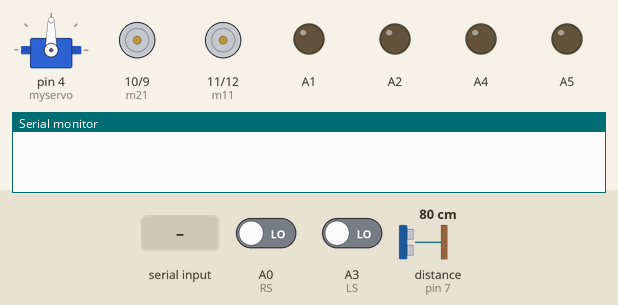
The sketch below on a simulated Arduino Uno, built with avr-gcc and run on an emulated ATmega328P. Shown: servo, motor-driver pin pairs drawn as motors (green arrow = first pin HIGH = forward, orange = second pin HIGH = backward, longer = more drive), output pins drawn as LEDs (lit = HIGH), the last lines printed to the serial monitor. Inputs (shaded band) come from the test bench; at power-on: A0 (RS) LOW, A3 (LS) LOW, distance to the obstacle (sensor on pin 7) 80 cm. The echo pulse lasts 58.3 µs per cm; pins used as bus, display or sensor lines are not drawn.

Above: at 1.2 s.
1.3 s: "C" received over Serial
At 1.4 s:
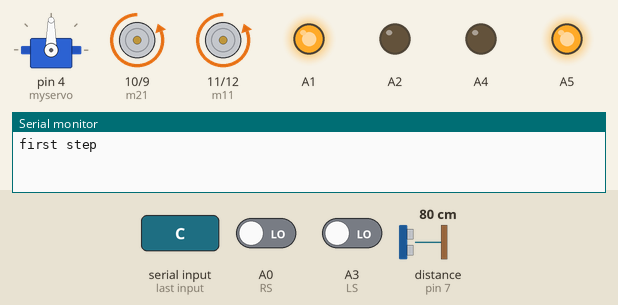
4.3 s: A0 (RS) driven HIGH
At 5.4 s:
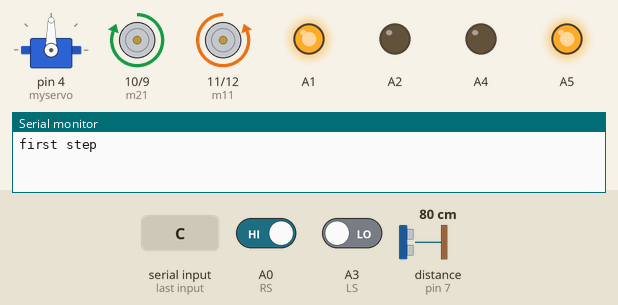
5.8 s: "c" received over Serial
At 6.6 s:
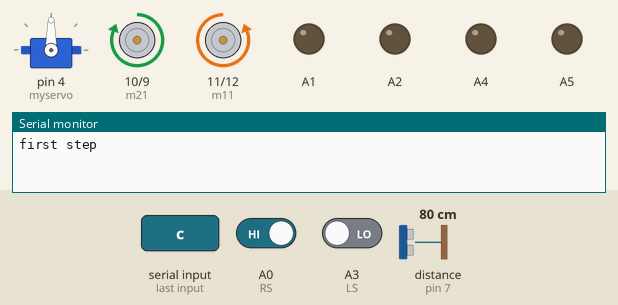
7.3 s: "A" received over Serial
At 8.5 s:
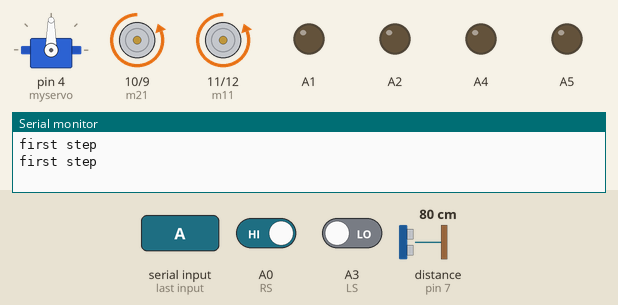
Timing chart, 0 to 10.2 s (numbered marks = the images above; inputs shaded):
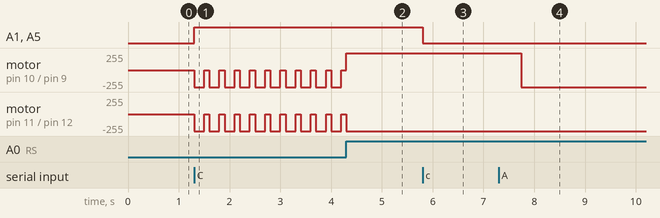

Measured:
- after the input at 1.3 s, A1, A5: LOW → HIGH at once; motor on pin 10 (m21) / pin 9 (m22), motor on pin 11 (m11) / pin 12 (m12): alternates backward 255/255 for 0.20 s and stopped for 0.10 s, starting at once
- after the input at 4.3 s, motor on pin 11 (m11) / pin 12 (m12): goes on until 4.3 s, then stays backward 255/255
- after the input at 5.8 s, A1, A5: HIGH → LOW at once
- after the input at 7.3 s, motor on pin 10 (m21) / pin 9 (m22): forward 255/255 → backward 255/255 after 0.45 s

The sketch:

final_code.ino
```cpp
#include<Servo.h>
const int trigPin = 6;
const int echoPin = 7;
Servo myservo;
#define m11 11
#define m12 12
#define m21 10
#define m22 9
// defines variables
#define LS A3 // left sensor
#define RS A0 // right sensor
long duration,x=0,y=0;
int distance;
void backward()
{
digitalWrite(m11, HIGH);
digitalWrite(m12, LOW);
digitalWrite(m21, HIGH);
digitalWrite(m22, LOW);
}
void right()
{
digitalWrite(m11, LOW);
digitalWrite(m12, HIGH);
digitalWrite(m21, HIGH);
digitalWrite(m22, LOW);
}
void forward()
{
digitalWrite(m11, LOW);
digitalWrite(m12, HIGH);
digitalWrite(m21, LOW);
digitalWrite(m22, HIGH);
}
void left()
{
digitalWrite(m11, HIGH);
digitalWrite(m12, LOW);
digitalWrite(m21, LOW);
digitalWrite(m22, HIGH);
}
void stops()
{
digitalWrite(m11, LOW);
digitalWrite(m12, LOW);
digitalWrite(m21, LOW);
digitalWrite(m22, LOW);
}
int lookRight()
{
    myservo.write(0);
    delay(500);
    int distance = readPing();
    delay(100);
    myservo.write(90);
    return distance;
}

int lookLeft()
{
    myservo.write(180);
    delay(500);
    int distance = readPing();
    delay(100);
    myservo.write(90);
    return distance;
    delay(100);
}
void setup() {
pinMode(LS, INPUT);
pinMode(RS, INPUT);
pinMode(A5,OUTPUT);
pinMode(A4,OUTPUT);
pinMode(A1,OUTPUT);
pinMode(A2,OUTPUT);
pinMode(trigPin, OUTPUT);
pinMode(echoPin, INPUT);
myservo.attach(4);
pinMode(m11, OUTPUT);
pinMode(m12, OUTPUT);
pinMode(m21, OUTPUT);
pinMode(m22, OUTPUT);
Serial.begin(9600);
}
int readPing()
{
  digitalWrite(trigPin, HIGH);
delayMicroseconds(10);
digitalWrite(trigPin, LOW);
long du = pulseIn(echoPin, HIGH);
int d= du*0.034/2;
delay(200);
return d;
}
void A()
{
  for(int i=0;1;i++)
  {
    char data2=Serial.read();
    if(data2=='c')break;
 int distanceR = 0;
 int distanceL =  0;
 delay(40);
  distance=0;
digitalWrite(trigPin, LOW);
delayMicroseconds(2);
myservo.write(90);
distance=readPing();
delay(200);
if(distance<40)
{
   stops();
   delay(100);
   distanceR = lookRight();
  delay(200);
  distanceL = lookLeft();
  delay(200);
if(distanceR>=distanceL)
  {
    right();
    delay(1000);
    forward();
  }else
  {
    left();
    delay(1000);
    forward();
  }
 }
 else
  forward();
}
}
void B()
{
for(int i=0;1;i++)
{
  Serial.println(i);
char data1 = Serial.read();
if(data1=='c')
break;
switch(data1)
{
  case 'f':
     forward();Serial.println("forward press");
     break;
     case 'b':
     backward();
     break;
     case 'l':
     left();
     break;
     case 'r':
     right();
     break;
     case 's':
     stops();
     break;
}
}
}
void C()
{

  digitalWrite(A5,HIGH);
  digitalWrite(A1,HIGH);
digitalWrite(A4, LOW);
digitalWrite(A2, LOW);
for(int i=0;1;i++)
  {
    char data2=Serial.read();
    if(data2=='c')break;
  x=digitalRead(LS);
  y=digitalRead(RS);
if(!x && !y)
{ forward(); delay(200); stops();}
if(!x && (y)) right();
if((x) && !y) left();
if((x) && (y))stops();
delay(100);
}

digitalWrite(A5, LOW);
digitalWrite(A1, LOW);
}

void loop()
{
  while(Serial.available()>0)
  {
   char data=Serial.read();
   Serial.println("first step");
if(data=='A')
A();
else if(data=='B')
{B();Serial.println("b called");}
else if(data=='C')
C();
}
}
```
